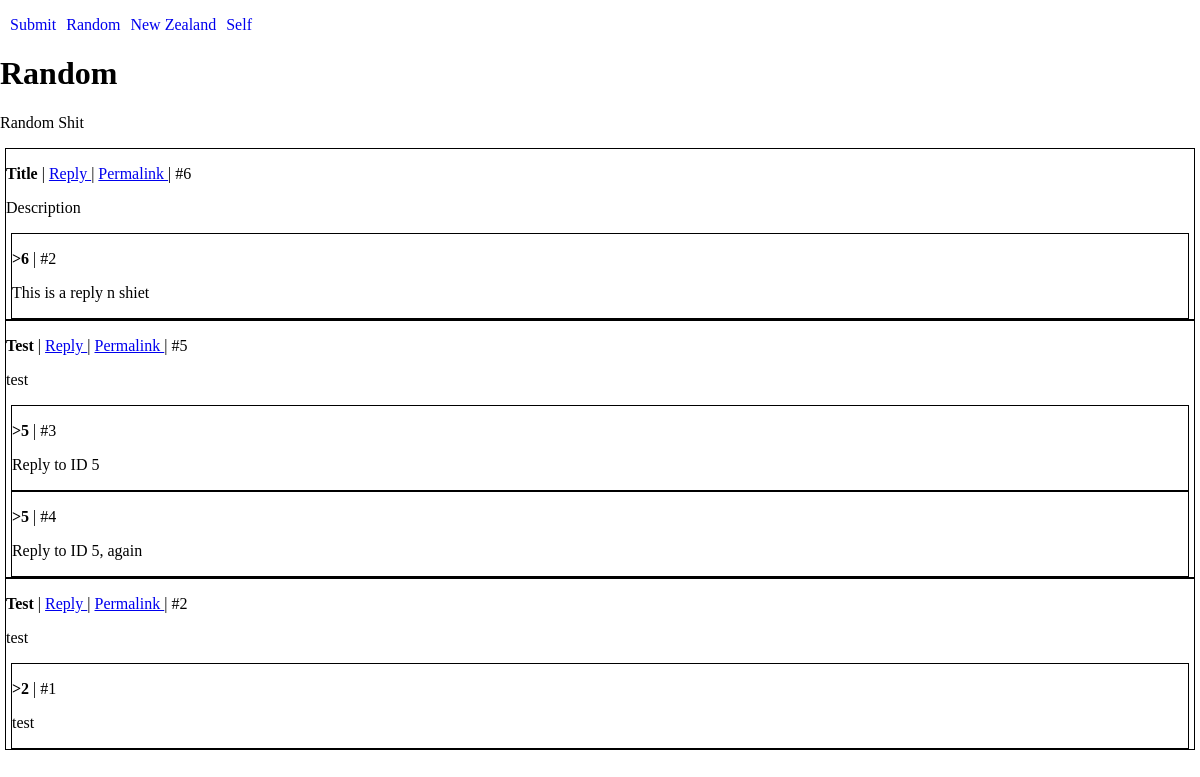
/index.php?p=random, run on the app's committed database.
### tables this page shows
CREATE TABLE `channels` (
  `id` int(32) NOT NULL,
  `name` varchar(32) NOT NULL,
  `description` varchar(1024) NOT NULL
);

CREATE TABLE `topics` (
  `id` int(32) NOT NULL,
  `channels` varchar(32) NOT NULL,
  `title` varchar(128) NOT NULL,
  `description` varchar(2056) NOT NULL
);

CREATE TABLE `replies` (
  `id` int(32) NOT NULL,
  `threadID` int(32) NOT NULL,
  `message` varchar(2056) NOT NULL
);

### index.php (the view, shortened to what this page needs)
<?php
include 'mysqli.php';
$page = $_GET['p'];
?>
<!DOCTYPE html>
<html>
	<head>
		<link rel="stylesheet" type="text/css" href="css.css">
	</head>
	<body>
		<header>
			<div id='menuWrapper'>
				<ul>
					<a href='submit.php'>
						<li>
							Submit
						</li>
					</a>
					<?php
					$query = mysqli_query($mysqli, 'select `name` from `channels`;');
					while($row = mysqli_fetch_array($query, MYSQLI_NUM)) {
						$channelName = $row[0];
						echo "
						<a href='index.php?p=".$channelName."'>
							<li>
								".$channelName ."
							</li>
						</a>
						";
					}
					?>
				</ul>
			</div>
			<?php
			$query = mysqli_query($mysqli, 'select `name`, `description` from `channels` where `name` = "' . $page . '";');
			while($row = mysqli_fetch_array($query, MYSQLI_NUM)) {
				$channelName = $row[0];
				$description = $row[1];
			}
			?>
			<br>
			<div id='chanInfo'>
				<h1>
					<?php echo $channelName; ?>
				</h1>
				<p>
					<?php echo $description; ?>
				</p>
			</div>
		</header>
		<div id='comments'>
			<?php
			$query = mysqli_query($mysqli, 'select * from `topics` where `channels` = "' . $page . '" order by `id` desc;');
			while($row = mysqli_fetch_array($query, MYSQLI_NUM)) {
				$id = $row[0];
				$articleTitle = $row[2];
				$description = $row[3];
				echo "
					<article>
					<p>
						<strong>
						".
							$articleTitle
						."
						</strong>
						|
						<a href='reply.php?id=".$id."'>
							Reply
						</a>
						|
						<a href='permalink.php?id=".$id."'>
							Permalink
						</a>
						|
						#". $id ."
					</p>
					<p>".
						$description
						.
					"</p>";
				$comments = mysqli_query($mysqli, 'select * from `replies` where `threadID` = "' . $id . '" order by `id` asc limit 2;');
				while($row = mysqli_fetch_array($comments, MYSQLI_NUM)) {
					$commentID = $row[0];
					$commentThreadID = $row[1];
					$message = $row[2];
					echo "
					<article>
						<p>
							<strong>
							>".
								$commentThreadID
							."
							</strong>
							|
							#". $commentID ."
						</p>
						<p>"
							.
							$message
							.
						"</p>
					</article>";
				}
				echo "</article>";
			}
			?>
		</div>
	</body>
</html>

### css.css (style rules this page uses)
html, body { width: 100%; padding: 0px 0px; margin: 0px 0px; }
article { border: 1px solid black; width: 99%; margin: 0px auto 0px auto; }
#menuWrapper { margin-left: 10px; }
#menuWrapper ul { padding: 0px 0px; }
#menuWrapper ul li { list-style-type: none; float: left; margin-right: 10px; }

### data on the page
channels: name "Random", description "Random Shit"
channels: name "New Zealand"
channels: name "Self"
topics: title "Title", id "6", description "Description"
replies: threadID "6", id "2", message "This is a reply n shiet"
topics: title "Test", id "5", description "test"
replies: threadID "5", id "3", message "Reply to ID 5"
replies: threadID "5", id "4", message "Reply to ID 5, again"
topics: title "Test", id "2", description "test"
replies: threadID "2", id "1", message "test"
